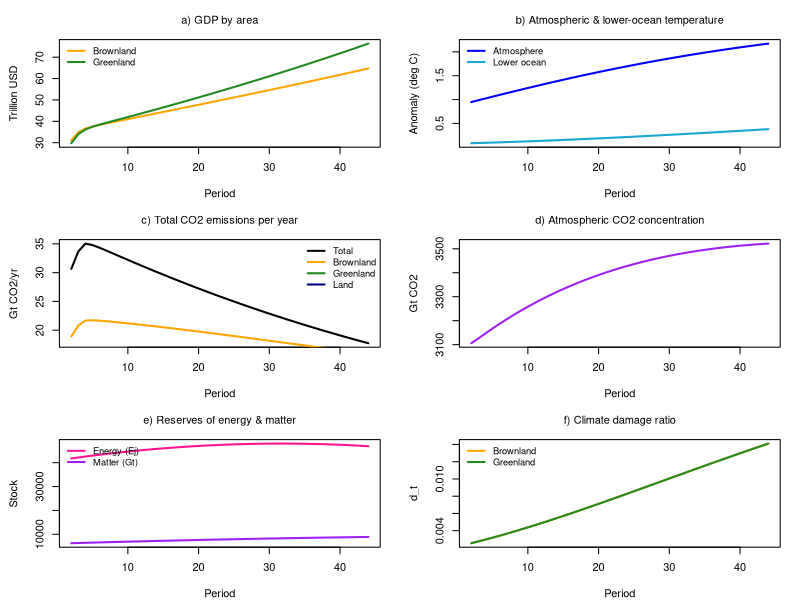

Recreate this plot in R.
################################################################################
#
# OPENECO-UNIFIED model — pure post-2017 simulation in R
# Simplified single-household variant of Carnevali, Deleidi, Pariboni,
# Veronese Passarella (2021).
#
# Simplifications applied vs. paper:
#   * Unified household (no worker/capitalist split)
#   * Cross-border equity dropped (HH hold only own-country equity)
#   * Option B: all firm profit not retained -> dividends (no F^m residual)
#   * Cross-border dividend flows zeroed
#   * GL closure and FIXED - GL is a deterministic closure. Need to move to something else. Gold reserves with exogenous growth rate? 
#   * Cash + deposits structure preserved as in the paper
#
# To run Scenario 5 (Greenland-only green MOIS from 2025): set run_s5 = TRUE
#
################################################################################

# 1) CLEAR ALL ------------------------------------------------------------------
rm(list = ls(all = TRUE))
if (!is.null(dev.list())) dev.off()
cat("\014")

################################################################################
# 2) TIME SPAN
################################################################################

nPeriods <- 44

run_s5    <- FALSE
s5_start  <- 9     # period 9 = 2025
s5_uplift <- 0.5

################################################################################
# 3) ALLOCATE MODEL VARIABLES
################################################################################

vnames <- c(
  "yd_brown","yd_green",
  "yd_hs_brown","yd_hs_green",
  "y_h_brown","y_h_green",
  "v_brown","v_green",
  "cg_b_brown","cg_e_brown","cg_b_green","cg_e_green",
  "t_brown","t_green",
  "cons","cons_brown","cons_green",
  "y_brown","y_green","y_w_brown","y_w_green",
  "f_brown","fu_brown","fd_brown","f_m_brown",
  "f_green","fu_green","fd_green","f_m_green",
  "f_d_brownbrown","f_d_browngreen","f_d_greenbrown","f_d_greengreen",
  "f_bank_brown","f_bank_green",
  "k_brown","k_gr_brown","k_con_brown",
  "k_green","k_gr_green","k_con_green",
  "da_brown","da_gr_brown","da_con_brown",
  "da_green","da_gr_green","da_con_green",
  "af_brown","af_green","inv_brown","inv_green",
  "inv_gr_brown","inv_gr_green","inv_gr_brown_t","inv_gr_green_t",
  "inv_con_brown","inv_con_green","l_firm_brown","l_firm_green",
  "x_brown","im_brown","x_green","im_green","tb_brown","tb_green",
  "b_brownbrown_d","b_brownbrown_s","b_browngreen_d","b_browngreen_s",
  "b_greenbrown_d","b_greenbrown_s","b_greengreen_d","b_greengreen_s",
  "b_brown_s","b_green_s","b_cb_brownbrown_s","b_cb_greengreen_s",
  "b_brown_bank","b_green_bank","b_brown_bank_not","b_green_bank_not",
  "z_brown","z_green",
  "e_brownbrown_d","e_brownbrown_s","e_browngreen_d","e_browngreen_s",
  "e_greenbrown_d","e_greenbrown_s","e_greengreen_d","e_greengreen_s",
  "e_brown_real_s","e_green_real_s","p_e_brown","p_e_green",
  "r_e_brown","r_e_brown_t","r_e_green","r_e_green_t",
  "h_brown_h","h_brown_s",
  "h_green_h","h_green_s",
  "dep_brown","dep_bank_brown",
  "dep_green","dep_bank_green",
  "l_s_brown","l_s_green","a_d_brown","a_s_brown","a_d_green","a_s_green",
  "gov_tot_brown","gov_tot_green","gov_con_brown","gov_con_green",
  "gov_gr_brown","gov_gr_green","f_cb_brown","f_cb_green",
  "psbr_brown","psbr_green","nafa_brown","nafa_green",
  "cab_brown","cab_green","kabp_brown","kabp_green","bp_brown","bp_green",
  "gnp_brown","gnp_green","xr_brown","xr_green",
  "or_brown","or_green",
  "y_mat_brown","y_mat_green","mat_brown","mat_green",
  "rec_brown","rec_green","dis_brown","dis_green",
  "dc_brown","dc_green","k_se_brown","k_se_green","wa_brown","wa_green",
  "k_m_brown","k_m_green","k_m","conv_m_brown","conv_m_green",
  "res_m_brown","res_m_green","res_m",
  "cen_brown","cen_green","o2_brown","o2_green",
  "e_brown","e_green","er_brown","er_green","en_brown","en_green",
  "ed_brown","ed_green",
  "k_e_brown","k_e_green","k_e","conv_e_brown","conv_e_green",
  "res_e_brown","res_e_green","res_e",
  "emis_brown","emis_green","emis_l","emis",
  "co2_at","co2_up","co2_lo","f","f_ex","temp_at","temp_lo",
  "mu_brown","mu_green","epsilon_brown","epsilon_green",
  "beta_brown","beta_green","eta_brown","eta_green",
  "depl_m_brown","depl_m_green","depl_e_brown","depl_e_green",
  "d_t_brown","d_t_green","delta_brown","delta_green",
  "q_brown","q_green","lev_f_brown","lev_f_green",
  "per_brown","per_green","liq_b_brown","liq_b_green",
  "y","inv","gov","yd","k","v"
)
for (vn in vnames) assign(vn, numeric(nPeriods))

################################################################################
# 4) PARAMETERS
################################################################################

omega_brown    <- 0.62      ; omega_green    <- 0.62
alpha1_brown   <- 0.676919  ; alpha1_green   <- 0.676919
alpha2_brown   <- 0.020834  ; alpha2_green   <- 0.020834

gamma0_brown <- 0.093272 - 0.05 ; gamma0_green <- 0.093272 - 0.05
gamma1_brown <- 1.008213        ; gamma1_green <- 1.008213
gamma2_brown <- 0.005           ; gamma2_green <- 0.005

chi1_brown <- 0.2  ; chi1_green <- 0.2
chi2_brown <- 0.02 ; chi2_green <- 0.02
chi3_brown <- 30   ; chi3_green <- 30

# --- Rate-channel for green-investment target (Option B: interest savings as flow) ---
# saving = (r_l_con - r_l_green) * L_green_outstanding
# When r_l_green = r_l_con (baseline), saving = 0 (no rate effect).
# When MDB lowers r_l_green, saving is positive and pushes green investment.
# chi4 has same units and default value as chi1 (T USD push per T USD of saving).
chi4_brown      <- 0.2 ; chi4_green      <- 0.2
mdb_subsidy_br  <- 0   ; mdb_subsidy_gn  <- 0   # subtracted from r_l_green
xi_sub_brown    <- 1   ; xi_sub_green    <- 1   # additional multiplier on r_l_green

ret_brown   <- 0.02   ; ret_green   <- 0.02
pi_dy_brown <- 0.00555; pi_dy_green <- 0.00555
xi_brown    <- 0.01   ; xi_green    <- 0.01

eps0 <- -2.1 ; eps1 <- 0.5 ; eps2 <- 1.228
mu0  <- -2.1 ; mu1  <- 0.5 ; mu2_par  <- 1.228

# --- Endogenous trade elasticities (Souza & Silva / structuralist channel) ---
# Trade income elasticities depend on the green capital share of total capital
# (proxy for technological sophistication / industrialization):
#   eps_x_b = zeta0 + zeta1 * share_gr_brown   (export elasticity rises with K_gr)
#   eta_m_b = phi0_m - phi1_m * share_gr_brown (import elasticity falls with K_gr)
# Set use_endog_elast = FALSE to recover the constant-elasticity baseline.
use_endog_elast <- TRUE
zeta0_par   <- 0.70   ; zeta1_par   <- 0.60    # exports: weak at low share_gr
phi0_m_par  <- 1.30   ; phi1_m_par  <- 0.50    # imports: strong at low share_gr

# --- Confidence channel: foreign demand for Br bills responds to fundamentals ---
# lambda50_effective = lambda50 * confidence_br
# confidence_br = exp( kappa_tb * tb_brown/y_brown + kappa_res * (or_brown/or_target - 1) )
# When trade deteriorates or reserves fall below target, confidence drops,
# reducing foreign demand for Br bills. Set use_confidence = FALSE to disable.
use_confidence <- TRUE
kappa_tb       <- 5      # sensitivity to trade-balance/GDP ratio
kappa_res      <- 0.5    # sensitivity to reserves vs target
or_target_br   <- 50     # reserve target (matches or_init)

lambda10 <- 0.14707 ; lambda11 <- 1 ; lambda12 <- 1 ; lambda13 <- 0    ; lambda14 <- 0
lambda20 <- 0.04902 ; lambda21 <- 1 ; lambda22 <- 1 ; lambda23 <- 0    ; lambda24 <- 0
lambda40 <- 0.14707 ; lambda41 <- 1 ; lambda42 <- 1 ; lambda43 <- 0    ; lambda44 <- 0
lambda50 <- 0.04902 ; lambda51 <- 1 ; lambda52 <- 1 ; lambda53 <- 0    ; lambda54 <- 0
lambda70 <- 0.02451 ; lambda71 <- 0 ; lambda72 <- 0 ; lambda73 <- 0.01 ; lambda74 <- 0.01
lambda80 <- 0.02451 ; lambda81 <- 0 ; lambda82 <- 0 ; lambda83 <- 0.01 ; lambda84 <- 0.01
lambda90 <- 0.02451 ; lambda91 <- 0 ; lambda92 <- 0 ; lambda93 <- 0.01 ; lambda94 <- 0.01
lambda100<- 0.02451 ; lambda101<- 0 ; lambda102<- 0 ; lambda103<- 0.01 ; lambda104<- 0.01

# Bank-deposit share of HH liquid wealth (rest is cash held by HH)
depsh_brown <- 0.7  ; depsh_green <- 0.7

r_brown     <- 0.03 ; r_green     <- 0.03
r_l_brown   <- 0.035; r_l_green   <- 0.035

theta_brown  <- 0.144193    ; theta_green  <- 0.144193
delta0_brown <- 0.100609    ; delta0_green <- 0.100609
ad_k_brown   <- 0.75        ; ad_k_green   <- 0.75

mu_gr_brown   <- 0.71  ; mu_gr_green   <- 0.51
mu_con_brown  <- 0.86  ; mu_con_green  <- 0.66
eps_gr_brown  <- 7.65  ; eps_gr_green  <- 5.65
eps_con_brown <- 9.32  ; eps_con_green <- 7.32
beta_gr_brown  <- 0.048154 - 0.01
beta_gr_green  <- 0.048154 - 0.02
beta_con_brown <- 0.048154 + 0.01
beta_con_green <- 0.048154
eta_con_brown <- 0     ; eta_con_green <- 0.05
eta_gr_brown  <- 0.075 ; eta_gr_green  <- 0.15

rho_brown     <- 0.2     ; rho_green     <- 0.28
sigma_m_brown <- 0.00034 ; sigma_m_green <- 0.00034
sigma_e_brown <- 0.00177 ; sigma_e_green <- 0.00177
zeta_brown    <- 0.015   ; zeta_green    <- 0.015
car           <- 3.67

co2_at_pre <- 2156.2
co2_up_pre <- 4950.5
co2_lo_pre <- 36670
phi11 <- 0.9817 ; phi12 <- 0.0183 ; phi21 <- 0.0080
phi22 <- 0.9915 ; phi23 <- 0.0005 ; phi32 <- 0.0001 ; phi33 <- 0.9999
f2   <- 3.8
sens <- 3
t1   <- 0.027
t2   <- 0.018
t3   <- 0.005
fex_incr <- 0.005

dam1_brown <- 0 ; dam2_brown <- 0.00284 ; dam3_brown <- 5e-6 ; dam4_brown <- 6.6754
dam1_green <- 0 ; dam2_green <- 0.00284 ; dam3_green <- 5e-6 ; dam4_green <- 6.6754
ad_exp <- 0.05 ; ad_im <- 0.05

g_land <- 0.044

g_beta_brown <- 0.02
g_beta_green <- 0.04
greening_starts <- 4
beta0_base <- 6.904820 / 2

xr_relax <- 0.15
nIter <- 150

# --- FX closure -----------------------------------------------------------
# "GL"    = Godley-Lavoie floating; xr clears Br bill market every period.
# "FIXED" = peg xr_green = 1; FX reserves (or_brown, or_green) absorb BP.
fx_closure <- "FIXED"
or_init    <- 50    # initial reserves in each area (under FIXED)

################################################################################
# 5) INITIAL CONDITIONS (period 1)
################################################################################

y[1]          <- 75.482  ; y_brown[1]    <- 37.740   ; y_green[1]    <- 37.742
cons[1]       <- 49.098  ; cons_brown[1] <- 24.549   ; cons_green[1] <- 24.549
y_w_brown[1]  <- 23.399  ; y_w_green[1]  <- 23.400
y_h_brown[1]  <- 35.159  ; y_h_green[1]  <- 35.160
yd[1]         <- 60.178
yd_brown[1]   <- 30.091  ; yd_green[1]   <- 30.092
yd_hs_brown[1]<- 30.091  ; yd_hs_green[1]<- 30.092
t_brown[1]    <- 5.067   ; t_green[1]    <- 5.068

inv[1]         <- 13.808
inv_brown[1]   <- 6.904  ; inv_green[1]   <- 6.904
k_brown[1]     <- 60.299 ; k_green[1]     <- 60.299
k_con_brown[1] <- 51.640 ; k_con_green[1] <- 51.640
k_gr_brown[1]  <- 8.660  ; k_gr_green[1]  <- 8.660
k[1]           <- 120.598
da_brown[1]    <- 5.202  ; da_green[1]    <- 5.202
da_gr_brown[1] <- 0.743  ; da_gr_green[1] <- 0.743
da_con_brown[1]<- 4.459  ; da_con_green[1]<- 4.459
af_brown[1]    <- 5.202  ; af_green[1]    <- 5.202
delta_brown[1] <- 0.0888 ; delta_green[1] <- 0.0888

f_brown[1]     <- 8.067  ; f_green[1]     <- 8.067
fu_brown[1]    <- 0.161  ; fu_green[1]    <- 0.161
fd_brown[1]    <- 0.290  ; fd_green[1]    <- 0.290
f_m_brown[1]   <- 0      ; f_m_green[1]   <- 0
f_bank_brown[1]<- 2.861  ; f_bank_green[1]<- 2.861
f_d_brownbrown[1] <- 0.290 ; f_d_browngreen[1] <- 0
f_d_greenbrown[1] <- 0     ; f_d_greengreen[1] <- 0.290

gov[1]           <- 12.574
gov_tot_brown[1] <- 6.287 ; gov_tot_green[1] <- 6.287
gov_con_brown[1] <- 5.287 ; gov_con_green[1] <- 5.287
gov_gr_brown[1]  <- 1     ; gov_gr_green[1]  <- 1

x_brown[1]  <- 10.575 ; x_green[1]  <- 10.574
im_brown[1] <- 10.576 ; im_green[1] <- 10.573
tb_brown[1] <- -0.001 ; tb_green[1] <- 0.001

v[1]          <- 351.730
v_brown[1]    <- 175.880 ; v_green[1]    <- 175.882
b_brown_s[1]  <- 135.417; b_green_s[1]  <- 135.416
b_brownbrown_d[1] <- 25.865 ; b_brownbrown_s[1] <- 25.865
b_browngreen_d[1] <- 8.622  ; b_browngreen_s[1] <- 8.620
b_greenbrown_d[1] <- 8.621  ; b_greenbrown_s[1] <- 8.623
b_greengreen_d[1] <- 25.864 ; b_greengreen_s[1] <- 25.864
b_brown_bank[1]   <- 61.098 ; b_green_bank[1]   <- 61.099
b_cb_brownbrown_s[1] <- 39.832 ; b_cb_greengreen_s[1] <- 39.833

e_brown_real_s[1] <- 5.803 ; e_green_real_s[1] <- 5.803
e_brownbrown_d[1] <- 4.311 ; e_brownbrown_s[1] <- 4.311
e_browngreen_d[1] <- 0     ; e_browngreen_s[1] <- 0
e_greenbrown_d[1] <- 0     ; e_greenbrown_s[1] <- 0
e_greengreen_d[1] <- 4.311 ; e_greengreen_s[1] <- 4.311
p_e_brown[1]      <- 1.486 ; p_e_green[1]      <- 1.486
r_e_brown[1]      <- 0.0352; r_e_green[1]      <- 0.0352

# --- Money, deposits, exchange rate (cash + deposits, paper structure) ---
h_brown_s[1]  <- 39.832 ; h_green_s[1]  <- 39.833
h_brown_h[1]  <- 39.832 ; h_green_h[1]  <- 39.833
dep_brown[1]  <- 92.940 ; dep_green[1]  <- 92.943
dep_bank_brown[1] <- 92.940 ; dep_bank_green[1] <- 92.943
l_firm_brown[1]   <- 31.843 ; l_firm_green[1]   <- 31.844
l_s_brown[1]      <- 31.843 ; l_s_green[1]      <- 31.844
xr_brown[1] <- 1 ; xr_green[1] <- 1
or_brown[1] <- or_init ; or_green[1] <- or_init

d_t_brown[1]    <- 0.00235; d_t_green[1]    <- 0.00235
dc_brown[1]     <- 483.59 ; dc_green[1]     <- 483.58

mu_brown[1]      <- 0.8385 ; mu_green[1]      <- 0.6385
epsilon_brown[1] <- 9.080  ; epsilon_green[1] <- 7.080
beta_brown[1]    <- 0.0553 ; beta_green[1]    <- 0.0453
eta_brown[1]     <- 0.0108 ; eta_green[1]     <- 0.0644
k_se_brown[1]    <- 630.37 ; k_se_green[1]    <- 476.12
k_m_brown[1]     <- 2970.1 ; k_m_green[1]     <- 3196.7
k_m[1]           <- 6166.8
k_e_brown[1]     <- 19300.0; k_e_green[1]     <- 21976.3
k_e[1]           <- 41276.4

res_m_brown[1]   <- 195464.7 ; res_m_green[1] <- 195464.7
res_m[1]         <- 390929.5
res_e_brown[1]   <- 274381.6 ; res_e_green[1] <- 274381.6
res_e[1]         <- 548763.2

emis[1]          <- 36.179
emis_brown[1]    <- 16.342 ; emis_green[1]  <- 16.342
emis_l[1]        <- 3.495
co2_at[1]        <- 3088.89
co2_up[1]        <- 5359.56
co2_lo[1]        <- 36606.18
temp_at[1]       <- 0.91
temp_lo[1]       <- 0.081
f[1]             <- 2.536
f_ex[1]          <- 0.565

################################################################################
# 6) SIMULATION LOOP
################################################################################

for (i in 2:nPeriods) {

  xr_green[i] <- xr_green[i-1]
  xr_brown[i] <- xr_brown[i-1]

  if (i >= greening_starts) {
    cint_b_mult <- (1 + g_beta_brown)^(-(i - greening_starts))
    cint_g_mult <- (1 + g_beta_green)^(-(i - greening_starts))
  } else {
    cint_b_mult <- 1
    cint_g_mult <- 1
  }
  beta0_b_now <- beta0_base * cint_b_mult
  beta0_g_now <- beta0_base * cint_g_mult

  for (iter in 1:nIter) {

    # ------------------------ I. INCOME AND WEALTH ------------------------ #

    cg_b_brown[i]    <- (xr_green[i] - xr_green[i-1]) * b_browngreen_s[i-1]
    cg_e_brown[i]    <- (xr_green[i] - xr_green[i-1]) * e_browngreen_s[i-1]
    cg_b_green[i]    <- (xr_brown[i] - xr_brown[i-1]) * b_greenbrown_s[i-1]
    cg_e_green[i]    <- (xr_brown[i] - xr_brown[i-1]) * e_greenbrown_s[i-1]

    y_h_brown[i] <- y_w_brown[i] + f_m_brown[i] + f_bank_brown[i] +
                    r_brown*b_brownbrown_s[i-1] +
                    xr_green[i-1]*r_green*b_browngreen_s[i-1] +
                    f_d_brownbrown[i-1] + f_d_browngreen[i-1]
    y_h_green[i] <- y_w_green[i] + f_m_green[i] + f_bank_green[i] +
                    r_green*b_greengreen_s[i-1] +
                    xr_brown[i-1]*r_brown*b_greenbrown_s[i-1] +
                    f_d_greengreen[i-1] + f_d_greenbrown[i-1]

    yd_brown[i]     <- y_h_brown[i] * (1 - theta_brown)
    yd_green[i]     <- y_h_green[i] * (1 - theta_green)
    yd_hs_brown[i]  <- yd_brown[i] + cg_b_brown[i] + cg_e_brown[i]
    yd_hs_green[i]  <- yd_green[i] + cg_b_green[i] + cg_e_green[i]

    v_brown[i] <- v_brown[i-1] + yd_hs_brown[i] - cons_brown[i]
    v_green[i] <- v_green[i-1] + yd_hs_green[i] - cons_green[i]

    t_brown[i] <- y_h_brown[i] * theta_brown
    t_green[i] <- y_h_green[i] * theta_green

    # ------------------- II. CONSUMPTION AND TOTAL OUTPUT ------------------ #

    cons_brown[i] <- (alpha1_brown*yd_brown[i] + alpha2_brown*v_brown[i-1]) *
                     (1 - d_t_brown[i-1])
    cons_green[i] <- (alpha1_green*yd_green[i] + alpha2_green*v_green[i-1]) *
                     (1 - d_t_green[i-1])
    cons[i]       <- cons_brown[i] + cons_green[i]

    y_brown[i] <- cons_brown[i] + gov_tot_brown[i] +
                  x_brown[i] - im_brown[i] + inv_brown[i]
    y_green[i] <- cons_green[i] + gov_tot_green[i] +
                  x_green[i] - im_green[i] + inv_green[i]
    y_w_brown[i] <- y_brown[i] * omega_brown
    y_w_green[i] <- y_green[i] * omega_green

    # Option B: no managerial salary residual. All non-retained profit
    # is distributed as dividends to domestic households.
    # Interest expense split by capital type. When rates are equal (baseline),
    # this reduces to r_l_brown * l_firm_brown[i-1] exactly.
    share_gr_b_lag <- if (k_brown[i-1] > 0) k_gr_brown[i-1] / k_brown[i-1] else 0
    r_l_green_br   <- max(r_l_brown * xi_sub_brown - mdb_subsidy_br, 0)
    r_l_con_br     <- r_l_brown
    interest_brown <- r_l_green_br * (l_firm_brown[i-1] * share_gr_b_lag) +
                      r_l_con_br   * (l_firm_brown[i-1] * (1 - share_gr_b_lag))
    f_brown[i]        <- y_brown[i] - y_w_brown[i] - da_brown[i] - interest_brown
    fu_brown[i]       <- f_brown[i] * ret_brown
    fd_brown[i]       <- f_brown[i] - fu_brown[i]
    f_m_brown[i]      <- 0
    f_d_brownbrown[i] <- fd_brown[i]
    f_d_browngreen[i] <- 0

    share_gr_g_lag <- if (k_green[i-1] > 0) k_gr_green[i-1] / k_green[i-1] else 0
    r_l_green_gn   <- max(r_l_green * xi_sub_green - mdb_subsidy_gn, 0)
    r_l_con_gn     <- r_l_green
    interest_green <- r_l_green_gn * (l_firm_green[i-1] * share_gr_g_lag) +
                      r_l_con_gn   * (l_firm_green[i-1] * (1 - share_gr_g_lag))
    f_green[i]        <- y_green[i] - y_w_green[i] - da_green[i] - interest_green
    fu_green[i]       <- f_green[i] * ret_green
    fd_green[i]       <- f_green[i] - fu_green[i]
    f_m_green[i]      <- 0
    f_d_greengreen[i] <- fd_green[i]
    f_d_greenbrown[i] <- 0

    # ------------------- III. INVESTMENT AND CAPITAL ----------------------- #

    da_gr_brown[i]  <- delta_brown[i] * k_gr_brown[i-1]
    da_con_brown[i] <- delta_brown[i] * k_con_brown[i-1]
    da_brown[i]     <- da_gr_brown[i] + da_con_brown[i]
    af_brown[i]     <- da_brown[i]
    da_gr_green[i]  <- delta_green[i] * k_gr_green[i-1]
    da_con_green[i] <- delta_green[i] * k_con_green[i-1]
    da_green[i]     <- da_gr_green[i] + da_con_green[i]
    af_green[i]     <- da_green[i]

    inv_brown[i] <- (gamma0_brown + gamma1_brown*inv_brown[i-1] +
                     gamma2_brown*gov_tot_brown[i-1]) * (1 - d_t_brown[i-1])
    inv_green[i] <- (gamma0_green + gamma1_green*inv_green[i-1] +
                     gamma2_green*gov_tot_green[i-1]) * (1 - d_t_green[i-1])

    saving_brown <- max(r_l_con_br - r_l_green_br, 0) *
                    (l_firm_brown[i-1] * share_gr_b_lag)
    inv_gr_brown_t[i] <- (chi1_brown*gov_gr_brown[i] + chi2_brown*y_brown[i] +
                          chi3_brown*d_t_brown[i-1] +
                          chi4_brown*saving_brown) * (1 - d_t_brown[i-1])
    saving_green <- max(r_l_con_gn - r_l_green_gn, 0) *
                    (l_firm_green[i-1] * share_gr_g_lag)
    inv_gr_green_t[i] <- (chi1_green*gov_gr_green[i] + chi2_green*y_green[i] +
                          chi3_green*d_t_green[i-1] +
                          chi4_green*saving_green) * (1 - d_t_green[i-1])
    inv_gr_brown[i]   <- min(inv_gr_brown_t[i], inv_brown[i])
    inv_gr_green[i]   <- min(inv_gr_green_t[i], inv_green[i])
    inv_con_brown[i]  <- inv_brown[i] - inv_gr_brown[i]
    inv_con_green[i]  <- inv_green[i] - inv_gr_green[i]

    k_gr_brown[i]  <- k_gr_brown[i-1]  + inv_gr_brown[i]  - da_gr_brown[i]
    k_con_brown[i] <- k_con_brown[i-1] + inv_con_brown[i] - da_con_brown[i]
    k_brown[i]     <- k_gr_brown[i] + k_con_brown[i]
    k_gr_green[i]  <- k_gr_green[i-1]  + inv_gr_green[i]  - da_gr_green[i]
    k_con_green[i] <- k_con_green[i-1] + inv_con_green[i] - da_con_green[i]
    k_green[i]     <- k_gr_green[i] + k_con_green[i]

    l_firm_brown[i] <- l_firm_brown[i-1] + inv_brown[i] - af_brown[i] - fu_brown[i] -
                       (e_greenbrown_s[i] - e_greenbrown_s[i-1]) -
                       (e_brownbrown_s[i] - e_brownbrown_s[i-1])
    l_firm_green[i] <- l_firm_green[i-1] + inv_green[i] - af_green[i] - fu_green[i] -
                       (e_browngreen_s[i] - e_browngreen_s[i-1]) -
                       (e_greengreen_s[i] - e_greengreen_s[i-1])

    # -------------------------- IV. TRADE ---------------------------------- #
    # When use_endog_elast = TRUE, Br's import-export elasticities respond to
    # its green-capital share (structuralist Thirlwall channel). Intercepts
    # are re-anchored at period-1 to preserve initial trade levels — only
    # the *evolution* of trade differs from the baseline.

    yb_i    <- max(y_brown[i], 1e-6)
    yg_i    <- max(y_green[i], 1e-6)
    xrb_lag <- max(xr_brown[i-1], 1e-6)

    if (use_endog_elast) {
      share_gr_b_now <- if (k_brown[i-1] > 0) k_gr_brown[i-1]/k_brown[i-1] else 0.144
      eps_x_b <- zeta0_par  + zeta1_par * share_gr_b_now
      eta_m_b <- phi0_m_par - phi1_m_par * share_gr_b_now
      # Re-anchor intercepts so period-1 trade levels match initial conditions.
      # At i=1: y_brown=y_green=37.74, xr=1, x_brown=10.575, im_brown=10.576.
      # Solve for X0_eff, M0_eff such that x_brown[1] equals initial.
      X0_eff <- log(10.575) - eps_x_b * log(37.742)
      M0_eff <- log(10.576) - eta_m_b * log(37.740)
    } else {
      eps_x_b <- eps2
      eta_m_b <- mu2_par
      X0_eff  <- eps0
      M0_eff  <- mu0
    }

    x_brown[i]  <- exp(X0_eff - eps1*log(xrb_lag) + eps_x_b*log(yg_i)) *
                   (1 - ad_exp*d_t_brown[i-1])
    im_brown[i] <- exp(M0_eff + mu1*log(xrb_lag) + eta_m_b*log(yb_i)) *
                   (1 + ad_im *d_t_green[i-1])
    x_green[i]  <- im_brown[i] * xr_brown[i]
    im_green[i] <- x_brown[i]  * xr_brown[i]
    tb_brown[i] <- x_brown[i] - im_brown[i]
    tb_green[i] <- x_green[i] - im_green[i]

    # ------------------- V. PORTFOLIO DEMANDS ------------------------------ #

    b_brownbrown_d[i] <- v_brown[i]*(lambda10 + lambda11*r_brown - lambda12*r_green -
                                     lambda13*r_e_brown[i-1] - lambda14*r_e_green[i-1])
    b_browngreen_d[i] <- v_brown[i]*(lambda20 - lambda21*r_brown + lambda22*r_green -
                                     lambda23*r_e_brown[i-1] - lambda24*r_e_green[i-1])
    e_browngreen_d[i] <- 0
    e_brownbrown_d[i] <- v_brown[i]*((lambda90 + lambda70) - lambda91*r_brown - lambda92*r_green +
                                     lambda93*r_e_brown[i-1] - lambda94*r_e_green[i-1])
    b_greengreen_d[i] <- v_green[i]*(lambda40 - lambda41*r_brown + lambda42*r_green -
                                     lambda43*r_e_brown[i-1] - lambda44*r_e_green[i-1])
    if (use_confidence) {
      tb_ratio   <- if (y_brown[i-1] > 0) tb_brown[i-1] / y_brown[i-1] else 0
      res_ratio  <- or_brown[i-1] / or_target_br - 1
      conf_br    <- exp(kappa_tb * tb_ratio + kappa_res * res_ratio)
      conf_br    <- max(min(conf_br, 2), 0.1)   # clamp 0.1–2 for stability
    } else {
      conf_br    <- 1
    }
    b_greenbrown_d[i] <- v_green[i]*(lambda50*conf_br + lambda51*r_brown - lambda52*r_green -
                                     lambda53*r_e_brown[i-1] - lambda54*r_e_green[i-1])
    e_greenbrown_d[i] <- 0
    e_greengreen_d[i] <- v_green[i]*((lambda100 + lambda80) - lambda101*r_brown - lambda102*r_green -
                                     lambda103*r_e_brown[i-1] + lambda104*r_e_green[i-1])

    # --------- VI. FINANCIAL SUPPLIES, EQUITY ISSUANCE, RETURNS ------------ #

    b_brownbrown_s[i] <- b_brownbrown_d[i]
    b_greengreen_s[i] <- b_greengreen_d[i]
    b_browngreen_s[i] <- b_browngreen_d[i] * xr_brown[i]
    e_browngreen_s[i] <- 0
    e_greengreen_s[i] <- e_greengreen_d[i]
    e_greenbrown_s[i] <- 0
    e_brownbrown_s[i] <- e_brownbrown_d[i]
    e_brown_real_s[i] <- e_brown_real_s[i-1] + xi_brown*inv_brown[i-1]/max(p_e_brown[i-1],1e-6)
    e_green_real_s[i] <- e_green_real_s[i-1] + xi_green*inv_green[i-1]/max(p_e_green[i-1],1e-6)
    p_e_brown[i]      <- e_brownbrown_d[i] / max(e_brown_real_s[i], 1e-6)
    p_e_green[i]      <- e_greengreen_d[i] / max(e_green_real_s[i], 1e-6)
    r_e_brown_t[i]    <- f_brown[i] / max(e_brown_real_s[i-1]*p_e_brown[i-1], 1e-6)
    r_e_green_t[i]    <- f_green[i] / max(e_green_real_s[i-1]*p_e_green[i-1], 1e-6)
    r_e_brown[i]      <- (1 - pi_dy_brown)*r_brown + pi_dy_brown*r_e_brown_t[i]
    r_e_green[i]      <- (1 - pi_dy_green)*r_green + pi_dy_green*r_e_green_t[i]

    # ----------- VII. BANK BALANCE SHEETS AND ADVANCES --------------------- #
    # Cash + deposits split (paper structure): HH residual wealth is split
    # between bank deposits (depsh) and cash held by HH (1 - depsh).

    residual_brown <- v_brown[i] - b_brownbrown_s[i] - e_brownbrown_s[i] -
                      (b_browngreen_s[i] + e_browngreen_s[i]) * xr_green[i]
    dep_brown[i]    <- residual_brown * depsh_brown
    h_brown_h[i]    <- residual_brown - dep_brown[i]

    residual_green <- v_green[i] - b_greengreen_s[i] - e_greengreen_s[i] -
                      (b_greenbrown_s[i] + e_greenbrown_s[i]) * xr_brown[i]
    dep_green[i]    <- residual_green * depsh_green
    h_green_h[i]    <- residual_green - dep_green[i]

    dep_bank_brown[i] <- dep_brown[i]
    dep_bank_green[i] <- dep_green[i]
    l_s_brown[i]      <- l_firm_brown[i]
    l_s_green[i]      <- l_firm_green[i]
    b_brown_bank_not[i] <- dep_bank_brown[i] - l_s_brown[i]
    b_green_bank_not[i] <- dep_bank_green[i] - l_s_green[i]
    if (is.na(b_brown_bank_not[i])) b_brown_bank_not[i] <- 0
    if (is.na(b_green_bank_not[i])) b_green_bank_not[i] <- 0
    z_brown[i] <- if (b_brown_bank_not[i] > 0) 1 else 0
    z_green[i] <- if (b_green_bank_not[i] > 0) 1 else 0
    b_brown_bank[i] <- b_brown_bank_not[i] * z_brown[i]
    b_green_bank[i] <- b_green_bank_not[i] * z_green[i]
    a_d_brown[i] <- -b_brown_bank_not[i] * (1 - z_brown[i])
    a_d_green[i] <- -b_green_bank_not[i] * (1 - z_green[i])
    a_s_brown[i] <- a_d_brown[i] ; a_s_green[i] <- a_d_green[i]
    f_bank_brown[i] <- r_brown*b_brown_bank[i-1] + r_l_brown*l_s_brown[i-1]
    f_bank_green[i] <- r_green*b_green_bank[i-1] + r_l_green*l_s_green[i-1]

    # ----------- VIII. CENTRAL BANK AND GOVERNMENT (G&L floating) ---------- #

    h_brown_s[i]         <- h_brown_h[i]
    h_green_s[i]         <- h_green_h[i]
    b_cb_brownbrown_s[i] <- h_brown_s[i] - a_s_brown[i]
    b_cb_greengreen_s[i] <- h_green_s[i] - a_s_green[i]
    f_cb_brown[i]        <- r_brown * b_cb_brownbrown_s[i-1]
    f_cb_green[i]        <- r_green * b_cb_greengreen_s[i-1]

    gov_con_brown[i] <- 0.076167 + 1.003373 * gov_con_brown[i-1]
    gov_con_green[i] <- 0.076167 + 1.003373 * gov_con_green[i-1]
    gov_gr_brown[i]  <- 1
    gov_gr_green[i]  <- if (run_s5 && i >= s5_start) 1 + s5_uplift else 1
    gov_tot_brown[i] <- gov_con_brown[i] + gov_gr_brown[i]
    gov_tot_green[i] <- gov_con_green[i] + gov_gr_green[i]

    b_brown_s[i] <- b_brown_s[i-1] + gov_tot_brown[i] + r_brown*b_brown_s[i-1] -
                    t_brown[i] - f_cb_brown[i]
    b_green_s[i] <- b_green_s[i-1] + gov_tot_green[i] + r_green*b_green_s[i-1] -
                    t_green[i] - f_cb_green[i]
    b_greenbrown_s[i] <- b_brown_s[i] - b_brownbrown_s[i] - b_cb_brownbrown_s[i] -
                         b_brown_bank[i]

    # --------------- IX. EXCHANGE RATE (GL or FIXED) ----------------------- #

    if (fx_closure == "GL") {
      xr_green_new <- if (abs(b_greenbrown_d[i]) > 1e-6)
                        b_greenbrown_s[i] / b_greenbrown_d[i] else 1
      if (is.na(xr_green_new) || !is.finite(xr_green_new) ||
          xr_green_new < 0.1 || xr_green_new > 10) xr_green_new <- 1
      xr_green[i] <- (1 - xr_relax) * xr_green[i] + xr_relax * xr_green_new
      xr_brown[i] <- 1 / xr_green[i]
    } else if (fx_closure == "FIXED") {
      # Peg at 1. With confidence channel active, foreign demand for Br bills
      # is a hard constraint. The supply-demand gap is absorbed by CB^Br as
      # a reserve outflow (CB sells reserves to buy back unwanted Br bills).
      xr_green[i] <- 1
      xr_brown[i] <- 1
      if (use_confidence) {
        excess_supply  <- b_greenbrown_s[i] - b_greenbrown_d[i]
        # CB absorbs excess into its own bill holdings, financed by reserves
        b_cb_brownbrown_s[i] <- b_cb_brownbrown_s[i] + max(excess_supply, 0)
        b_greenbrown_s[i]    <- b_greenbrown_d[i]   # foreign holdings capped at demand
        # The reserves drain is recorded via bp_brown below (kabp picks it up)
      }
    }

    # ------------------- X. ECOSYSTEM: MATERIAL FLOWS ---------------------- #

    y_mat_brown[i] <- mu_brown[i] * y_brown[i]
    y_mat_green[i] <- mu_green[i] * y_green[i]
    dis_brown[i]   <- mu_brown[i] * (da_brown[i] + zeta_brown * dc_brown[i-1])
    dis_green[i]   <- mu_green[i] * (da_green[i] + zeta_green * dc_green[i-1])
    rec_brown[i]   <- rho_brown * dis_brown[i]
    rec_green[i]   <- rho_green * dis_green[i]
    mat_brown[i]   <- y_mat_brown[i] - rec_brown[i]
    mat_green[i]   <- y_mat_green[i] - rec_green[i]
    dc_brown[i]    <- dc_brown[i-1] + cons_brown[i] - tb_brown[i] - zeta_brown*dc_brown[i-1]
    dc_green[i]    <- dc_green[i-1] + cons_green[i] - tb_green[i] - zeta_green*dc_green[i-1]
    k_se_brown[i]  <- k_se_brown[i-1] + y_mat_brown[i] - dis_brown[i]
    k_se_green[i]  <- k_se_green[i-1] + y_mat_green[i] - dis_green[i]
    wa_brown[i]    <- mat_brown[i] - (k_se_brown[i] - k_se_brown[i-1])
    wa_green[i]    <- mat_green[i] - (k_se_green[i] - k_se_green[i-1])

    conv_m_brown[i] <- sigma_m_brown * res_m_brown[i-1]
    conv_m_green[i] <- sigma_m_green * res_m_green[i-1]
    res_m_brown[i]  <- res_m_brown[i-1] - conv_m_brown[i]
    res_m_green[i]  <- res_m_green[i-1] - conv_m_green[i]
    k_m_brown[i]    <- k_m_brown[i-1] + conv_m_brown[i] - mat_brown[i]
    k_m_green[i]    <- k_m_green[i-1] + conv_m_green[i] - mat_green[i]
    k_m[i]          <- k_m_brown[i] + k_m_green[i]
    res_m[i]        <- res_m_brown[i] + res_m_green[i]
    cen_brown[i]    <- emis_brown[i] / car
    cen_green[i]    <- emis_green[i] / car
    o2_brown[i]     <- emis_brown[i] - cen_brown[i]
    o2_green[i]     <- emis_green[i] - cen_green[i]

    # ------------------- XI. ECOSYSTEM: ENERGY FLOWS ----------------------- #

    e_brown[i]    <- epsilon_brown[i] * y_brown[i]
    e_green[i]    <- epsilon_green[i] * y_green[i]
    er_brown[i]   <- eta_brown[i] * e_brown[i]
    er_green[i]   <- eta_green[i] * e_green[i]
    en_brown[i]   <- e_brown[i] - er_brown[i]
    en_green[i]   <- e_green[i] - er_green[i]
    ed_brown[i]   <- er_brown[i] + en_brown[i]
    ed_green[i]   <- er_green[i] + en_green[i]
    conv_e_brown[i] <- sigma_e_brown * res_e_brown[i-1]
    conv_e_green[i] <- sigma_e_green * res_e_green[i-1]
    res_e_brown[i]  <- res_e_brown[i-1] - conv_e_brown[i]
    res_e_green[i]  <- res_e_green[i-1] - conv_e_green[i]
    k_e_brown[i]    <- k_e_brown[i-1] + conv_e_brown[i] - en_brown[i]
    k_e_green[i]    <- k_e_green[i-1] + conv_e_green[i] - en_green[i]
    k_e[i]          <- k_e_brown[i] + k_e_green[i]
    res_e[i]        <- res_e_brown[i] + res_e_green[i]

    # ------------------- XII. EMISSIONS AND CLIMATE ------------------------ #

    emis_l[i]     <- emis_l[i-1] * (1 - g_land)
    emis_brown[i] <- max(beta0_b_now + beta_brown[i]*en_brown[i], 0)
    emis_green[i] <- max(beta0_g_now - 4 + beta_green[i]*en_green[i], 0)
    emis[i]       <- emis_brown[i] + emis_green[i] + emis_l[i]

    co2_at[i] <- emis[i] + phi11*co2_at[i-1] + phi21*co2_up[i-1]
    co2_up[i] <- phi12*co2_at[i-1] + phi22*co2_up[i-1] + phi32*co2_lo[i-1]
    co2_lo[i] <- phi23*co2_up[i-1] + phi33*co2_lo[i-1]
    f_ex[i]   <- f_ex[i-1] + fex_incr
    f[i]      <- f2 * log(co2_at[i] / co2_at_pre, base = 2) + f_ex[i]
    temp_at[i] <- temp_at[i-1] +
                  t1*(f[i] - (f2/sens)*temp_at[i-1] - t2*(temp_at[i-1] - temp_lo[i-1]))
    temp_lo[i] <- temp_lo[i-1] + t3*(temp_at[i-1] - temp_lo[i-1])

    # ------------------- XIII. ECOLOGICAL EFFICIENCY ----------------------- #

    wgr_b <- if (k_brown[i] > 0) k_gr_brown[i] / k_brown[i] else 0
    wco_b <- 1 - wgr_b
    mu_brown[i]      <- mu_gr_brown*wgr_b  + mu_con_brown*wco_b
    epsilon_brown[i] <- eps_gr_brown*wgr_b + eps_con_brown*wco_b
    beta_brown[i]    <- (beta_gr_brown*wgr_b + beta_con_brown*wco_b) * cint_b_mult
    eta_brown[i]     <- eta_gr_brown*wgr_b + eta_con_brown*wco_b

    wgr_g <- if (k_green[i] > 0) k_gr_green[i] / k_green[i] else 0
    wco_g <- 1 - wgr_g
    mu_green[i]      <- mu_gr_green*wgr_g  + mu_con_green*wco_g
    epsilon_green[i] <- eps_gr_green*wgr_g + eps_con_green*wco_g
    beta_green[i]    <- (beta_gr_green*wgr_g + beta_con_green*wco_g) * cint_g_mult
    eta_green[i]     <- eta_gr_green*wgr_g + eta_con_green*wco_g

    depl_m_brown[i] <- if (k_m_brown[i-1] > 0) mat_brown[i]/k_m_brown[i-1] else 0.24
    depl_m_green[i] <- if (k_m_green[i-1] > 0) mat_green[i]/k_m_green[i-1] else 0.24
    depl_e_brown[i] <- if (k_e_brown[i-1] > 0) en_brown[i]/k_e_brown[i-1] else 0
    depl_e_green[i] <- if (k_e_green[i-1] > 0) en_green[i]/k_e_green[i-1] else 0

    # ----------------------- XIV. DAMAGES ---------------------------------- #

    Ta <- temp_at[i]
    if (Ta > 0) {
      d_t_brown[i] <- 1 - 1/(1 + dam1_brown*Ta + dam2_brown*Ta^2 + dam3_brown*Ta^dam4_brown)
      d_t_green[i] <- 1 - 1/(1 + dam1_green*Ta + dam2_green*Ta^2 + dam3_green*Ta^dam4_green)
    } else {
      d_t_brown[i] <- 1 - 1/(1 + dam1_brown*Ta)
      d_t_green[i] <- 1 - 1/(1 + dam1_green*Ta)
    }
    delta_brown[i] <- delta0_brown + (1 - delta0_brown)*(1 - ad_k_brown)*d_t_brown[i-1]
    delta_green[i] <- delta0_green + (1 - delta0_green)*(1 - ad_k_green)*d_t_green[i-1]

    # ----------------- XV. AGGREGATES & BALANCES --------------------------- #

    psbr_brown[i] <- gov_tot_brown[i] + r_brown*b_brown_s[i-1] - t_brown[i] - f_cb_brown[i]
    psbr_green[i] <- gov_tot_green[i] + r_green*b_green_s[i-1] - t_green[i] - f_cb_green[i]
    cab_brown[i]  <- x_brown[i] - im_brown[i] +
                     xr_green[i-1]*(r_green*b_browngreen_s[i-1] +
                                     r_e_green[i-1]*e_browngreen_s[i-1]) -
                     r_brown*b_greenbrown_s[i-1] -
                     r_e_brown[i-1]*e_greenbrown_s[i-1]
    cab_green[i]  <- -cab_brown[i]
    kabp_brown[i] <- -(b_browngreen_s[i] - b_browngreen_s[i-1])*xr_green[i] -
                      (e_browngreen_s[i] - e_browngreen_s[i-1])*xr_green[i] +
                      (b_greenbrown_s[i] - b_greenbrown_s[i-1]) +
                      (e_greenbrown_s[i] - e_greenbrown_s[i-1])
    kabp_green[i] <- -kabp_brown[i]
    bp_brown[i]   <- cab_brown[i] + kabp_brown[i]
    bp_green[i]   <- cab_green[i] + kabp_green[i]
    # FX reserves accumulate the BP. Under FIXED they're the buffer that
    # absorbs imbalances. Under GL they're a shadow variable (informative
    # but not driving xr).
    or_brown[i]   <- or_brown[i-1] + bp_brown[i]
    or_green[i]   <- or_green[i-1] + bp_green[i]
    nafa_brown[i] <- psbr_brown[i] + cab_brown[i]
    nafa_green[i] <- psbr_green[i] + cab_green[i]

    q_brown[i]     <- (e_brown_real_s[i]*p_e_brown[i] + l_firm_brown[i]) / max(k_brown[i], 1e-6)
    q_green[i]     <- (e_green_real_s[i]*p_e_green[i] + l_firm_green[i]) / max(k_green[i], 1e-6)
    lev_f_brown[i] <- l_firm_brown[i] / max(k_brown[i], 1e-6)
    lev_f_green[i] <- l_firm_green[i] / max(k_green[i], 1e-6)
    liq_b_brown[i] <- (a_s_brown[i] + dep_bank_brown[i] - l_s_brown[i]) / max(dep_bank_brown[i], 1e-6)
    liq_b_green[i] <- (a_s_green[i] + dep_bank_green[i] - l_s_green[i]) / max(dep_bank_green[i], 1e-6)

    inv[i] <- inv_green[i] + inv_brown[i]*xr_brown[i]
    gov[i] <- gov_con_green[i] + gov_con_brown[i]*xr_brown[i] +
              gov_gr_green[i]  + gov_gr_brown[i]*xr_brown[i]
    yd[i]  <- yd_brown[i]*xr_brown[i] + yd_green[i]
    k[i]   <- k_green[i] + k_brown[i]*xr_brown[i]
    v[i]   <- v_brown[i]*xr_brown[i] + v_green[i]
    y[i]   <- y_brown[i] + y_green[i]
  }
}

################################################################################
# 7) PLOT RESULTS
################################################################################

i_plot <- 2:nPeriods
periods <- i_plot

old.par <- par(no.readonly = TRUE)
layout(matrix(1:6, nrow = 3, ncol = 2, byrow = TRUE))
par(mar = c(4, 4.5, 3, 1.5), cex.main = 1.0, font.main = 1)

plot(periods, y_brown[i_plot], type = "l", lwd = 2, col = "orange",
     ylim = range(c(y_brown[i_plot], y_green[i_plot])),
     main = "a) GDP by area", xlab = "Period", ylab = "Trillion USD")
lines(periods, y_green[i_plot], lwd = 2, col = "forestgreen")
legend("topleft", c("Brownland","Greenland"),
       col = c("orange","forestgreen"), lwd = 2, bty = "n", cex = 0.85)

plot(periods, temp_at[i_plot], type = "l", lwd = 2, col = "blue",
     main = "b) Atmospheric & lower-ocean temperature",
     xlab = "Period", ylab = "Anomaly (deg C)",
     ylim = range(c(temp_at[i_plot], temp_lo[i_plot])))
lines(periods, temp_lo[i_plot], lwd = 2, col = "#18a8d1")
legend("topleft", c("Atmosphere","Lower ocean"),
       col = c("blue","#18a8d1"), lwd = 2, bty = "n", cex = 0.85)

plot(periods, emis[i_plot], type = "l", lwd = 2, col = "black",
     main = "c) Total CO2 emissions per year", xlab = "Period", ylab = "Gt CO2/yr")
lines(periods, emis_brown[i_plot], col = "orange", lwd = 2)
lines(periods, emis_green[i_plot], col = "forestgreen", lwd = 2)
lines(periods, emis_l[i_plot], col = "darkblue", lwd = 2)
legend("topright", c("Total","Brownland","Greenland","Land"),
       col = c("black","orange","forestgreen","darkblue"), lwd = 2,
       bty = "n", cex = 0.85)

plot(periods, co2_at[i_plot], type = "l", lwd = 2, col = "purple",
     main = "d) Atmospheric CO2 concentration", xlab = "Period", ylab = "Gt CO2")

plot(periods, k_e[i_plot], type = "l", lwd = 2, col = "deeppink",
     ylim = range(c(k_e[i_plot], k_m[i_plot])),
     main = "e) Reserves of energy & matter", xlab = "Period", ylab = "Stock")
lines(periods, k_m[i_plot], lwd = 2, col = "purple")
legend("topleft", c("Energy (Ej)","Matter (Gt)"),
       col = c("deeppink","purple"), lwd = 2, bty = "n", cex = 0.85)

plot(periods, d_t_brown[i_plot], type = "l", lwd = 2, col = "orange",
     ylim = range(c(d_t_brown[i_plot], d_t_green[i_plot])),
     main = "f) Climate damage ratio", xlab = "Period", ylab = "d_t")
lines(periods, d_t_green[i_plot], lwd = 2, col = "forestgreen")
legend("topleft", c("Brownland","Greenland"),
       col = c("orange","forestgreen"), lwd = 2, bty = "n", cex = 0.85)

par(old.par)

################################################################################
# 8) DIAGNOSTICS
################################################################################

cat("\n--- Simulation summary ---\n")
cat(sprintf("Final period: %d\n", nPeriods))
cat(sprintf("World GDP (final):           %.2f T\n",  y[nPeriods]))
cat(sprintf("  Brownland GDP:             %.2f T\n",  y_brown[nPeriods]))
cat(sprintf("  Greenland GDP:             %.2f T\n",  y_green[nPeriods]))
cat(sprintf("CO2 emissions (final):       %.2f Gt/yr\n", emis[nPeriods]))
cat(sprintf("Atmospheric CO2 (final):     %.2f Gt\n", co2_at[nPeriods]))
cat(sprintf("Atmospheric temp (final):    %.3f C\n",  temp_at[nPeriods]))
cat(sprintf("Lower-ocean temp (final):    %.3f C\n",  temp_lo[nPeriods]))
cat(sprintf("Damage ratio Brown (final):  %.4f\n",    d_t_brown[nPeriods]))
cat(sprintf("Exchange rate Green (final): %.4f\n",    xr_green[nPeriods]))
